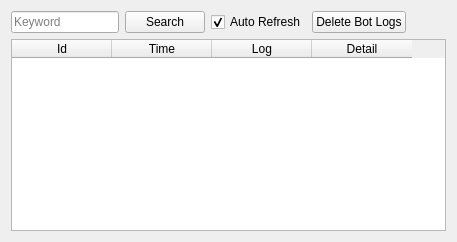
          <widget class="QWidget" name="tab_9">
           <property name="styleSheet">
            <string notr="true"/>
           </property>
           <attribute name="title">
            <string>Bot Logs</string>
           </attribute>
           <layout class="QGridLayout" name="gridLayout_10">
            <item row="0" column="0">
             <layout class="QVBoxLayout" name="verticalLayout_15">
              <item>
               <layout class="QHBoxLayout" name="horizontalLayout_6">
                <item>
                 <widget class="QLineEdit" name="txtKeywordBotLogs">
                  <property name="sizePolicy">
                   <sizepolicy hsizetype="Fixed" vsizetype="Fixed">
                    <horstretch>0</horstretch>
                    <verstretch>0</verstretch>
                   </sizepolicy>
                  </property>
                  <property name="styleSheet">
                   <string notr="true"/>
                  </property>
                  <property name="placeholderText">
                   <string>Keyword</string>
                  </property>
                 </widget>
                </item>
                <item>
                 <widget class="QPushButton" name="btnSearchBotLogs">
                  <property name="styleSheet">
                   <string notr="true"/>
                  </property>
                  <property name="text">
                   <string>Search</string>
                  </property>
                 </widget>
                </item>
                <item>
                 <widget class="QCheckBox" name="chkAutoRefreshBotLogs">
                  <property name="enabled">
                   <bool>true</bool>
                  </property>
                  <property name="styleSheet">
                   <string notr="true"/>
                  </property>
                  <property name="text">
                   <string>Auto Refresh</string>
                  </property>
                  <property name="checked">
                   <bool>true</bool>
                  </property>
                 </widget>
                </item>
                <item>
                 <widget class="QPushButton" name="btnTruncateBotLog">
                  <property name="styleSheet">
                   <string notr="true"/>
                  </property>
                  <property name="text">
                   <string>Delete Bot Logs</string>
                  </property>
                 </widget>
                </item>
                <item>
                 <spacer name="horizontalSpacer_4">
                  <property name="orientation">
                   <enum>Qt::Horizontal</enum>
                  </property>
                  <property name="sizeHint" stdset="0">
                   <size>
                    <width>40</width>
                    <height>20</height>
                   </size>
                  </property>
                 </spacer>
                </item>
               </layout>
              </item>
              <item>
               <widget class="QTableWidget" name="tblBotLogs">
                <property name="enabled">
                 <bool>true</bool>
                </property>
                <property name="styleSheet">
                 <string notr="true"/>
                </property>
                <property name="alternatingRowColors">
                 <bool>true</bool>
                </property>
                <property name="sortingEnabled">
                 <bool>true</bool>
                </property>
                <attribute name="verticalHeaderVisible">
                 <bool>false</bool>
                </attribute>
                <column>
                 <property name="text">
                  <string>Id</string>
                 </property>
                </column>
                <column>
                 <property name="text">
                  <string>Time</string>
                 </property>
                </column>
                <column>
                 <property name="text">
                  <string>Log</string>
                 </property>
                </column>
                <column>
                 <property name="text">
                  <string>Detail</string>
                 </property>
                </column>
               </widget>
              </item>
             </layout>
            </item>
           </layout>
          </widget>
